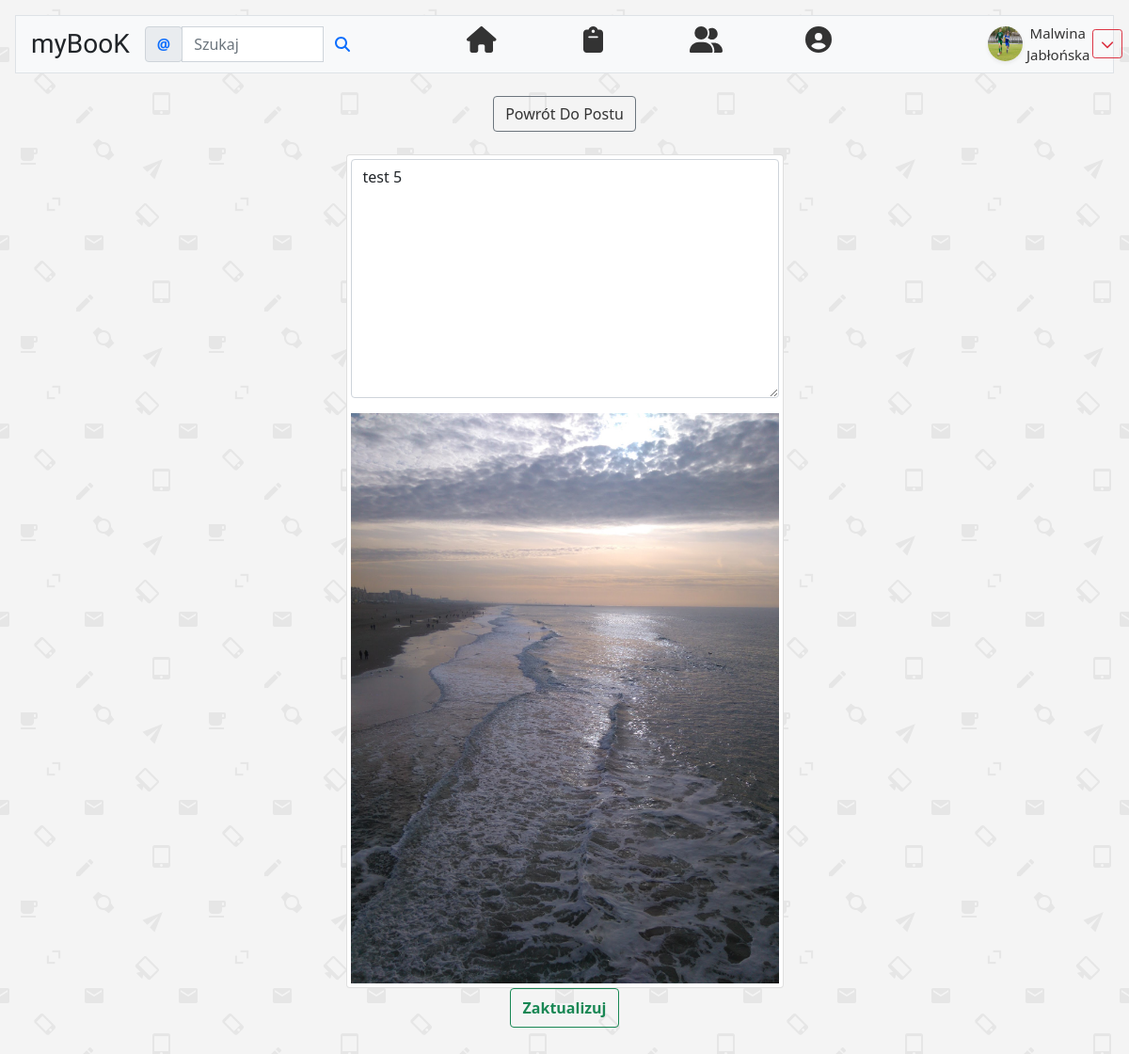
Screenshot of /feed/post/edycja/144 (signed in) with the database file from the repository.
### konto/models.py (models this page shows, shortened)
class Profile(models.Model):
    user = models.OneToOneField(settings.AUTH_USER_MODEL, primary_key=True, on_delete=models.CASCADE)
    biography = models.CharField(max_length=80, null=True, blank=True, verbose_name='O mnie')
    profileAvatar = models.ImageField(upload_to='profilePhoto', default='profilePhoto/default.jpg',
                                      blank=True, verbose_name='Zdjęcie Profilowe')
    birthDate = models.DateField(null=True, auto_now_add=False, auto_now=False, blank=True,
                                 verbose_name='Data urodzin')
    city = models.CharField(max_length=99, null=True, blank=True, verbose_name='Miejscowość')
    countryOrigin = CountryField(blank=True, null=True, verbose_name='Kraj pochodzenia')
    followers = models.ManyToManyField(User, blank=True, related_name='followers')
    github = models.URLField(null=True, blank=True, max_length=40)
    snapchat = models.CharField(null=True, blank=True, max_length=40)
    instagram = models.URLField(null=True, blank=True, max_length=40)
    facebook = models.URLField(null=True, blank=True, max_length=40)
    twitter = models.URLField(null=True, blank=True, max_length=40)

### feed/models.py (models this page shows, shortened)
class Post(models.Model):
    postAuthor = models.ForeignKey(User, default=None, blank=True, null=False, on_delete=models.CASCADE)
    postContent = models.TextField(verbose_name='', max_length=200)
    postDate = models.DateTimeField(default=timezone.now)
    postLikes = models.ManyToManyField(User, blank=True, related_name='postlikes')
    postImages = models.ImageField(null=True, blank=True, upload_to='images/%Y/%m/%d', verbose_name='')

### feed/views.py (the view, shortened to what this page needs)
# urls.py: path('post/edycja/<int:pk>', UpdatePostView.as_view(), name='update-post'),
@method_decorator(login_required, name='dispatch')
class UpdatePostView(UserPassesTestMixin, UpdateView):
    model = Post
    template_name = 'feed/updatePost.html'
    fields = ['postContent']
    def test_func(self):
        return self.request.user == self.get_object().postAuthor

### feed/templates/feed/updatePost.html (shortened to what this page needs)
{% extends "mainPage.html" %}
{% load crispy_forms_filters %}
{% load crispy_forms_tags %}
{% block content %}
    <div class="container ">
        <div class=" ">
            <a href="{% url 'feed:detail-post' object.pk %}" class=" btn btn-outline-secondary mt-2 ">
                Powrót Do Postu</a>
        </div>
        <div class="d-flex justify-content-center">
            <form class="   mt-4 col-md-5 " method="post">
                <div class="w-100">
                    <div class="card img-thumbnail">
                        {{ form|crispy }}
                        {% if post.postImages %}
                            <img src="{{ post.postImages.url }}" alt="img">
                        {% endif %}
                    </div>
                </div>
                <button type="submit" class="  btn btn-outline-success w-25  fw-bold  p-2 mb-3  rounded  ">
                    Zaktualizuj
                </button>
                <br/><br/>
            </form>
        </div>
    </div>
{% endblock %}

### konto/templates/mainPage.html (shortened to what this page needs)
{% load static %}
{% url 'feed:followers-posts' as home %}
{% url 'feed:new-posts' as news %}
{% url 'all_users' as people %}
{% url 'profile_edit' user.profile.pk as edit %}
{% url 'profile_edit' user.profile.pk as profEdit %}
{% url 'wyloguj'  as logout %}
{% url 'userProfile' user.profile.pk as profile %}
{% url 'userProfile' user.profile.pk as profiledropdown %}
<!doctype html>
<html lang="pl">
<head>
    <link href="https://cdn.jsdelivr.net/npm/bootstrap@5.0.0-beta1/dist/css/bootstrap.min.css" rel="stylesheet"
>
    <link rel="stylesheet" href="{% static 'css/all.min.css' %}">
    <link href="{% static "css/main.css" %}" rel="stylesheet">
    <link rel="stylesheet" href="//code.jquery.com/ui/1.12.1/themes/base/jquery-ui.css">
</head>
<body class="text-center" style="background-image: url('{% static "backgrounds/tlo01.png" %}' );">
{% if request.user.is_authenticated %}
    <nav class="nav nav-pills m-3  sticky-top border   bg-light navbar-expand-lg ">
    <a class="navbar-brand  text-dark mx-3 mt-2 " href="{% url 'feed:followers-posts' %}">
        <h3 class="chewy  text-decoration-none">
            myBooK
        </h3>
    </a>
    <nav class="navbar navbar-light bg-light   ">
        <form class="form-inline " method="get" action="{% url 'user_search' %}">
            <div class="input-group">
                <div class="input-group-prepend">
                    <span class="input-group-text align-content-center text-primary fw-bold" id="basic-addon1">@</span>
                </div>
                <input type="text" class="form-control" placeholder="Szukaj" aria-label="Username"
                       aria-describedby="basic-addon1" name="quest" value="{{ request.GET.quest }}">
                <button class="btn bg-transparent   "><i class="fas fa-search link-primary"></i>
                </button>
            </div>
        </form>
    </nav>
    <div class="collapse navbar-collapse " id="navbarSupportedContent">
    <div class=" justify-content-center  col-md-10">
        <div class="row">
            <ul class=" nav  nav-navbar  mx-2   col-md-11 justify-content-center  mb-lg-0  ">
                <li class="nav-item mx-2 col-md-2 test"  >
                    <a class="nav-link    {% if request.path == home %} active shadow  bg-secondary     {% endif %}"
                       href="{% url 'feed:followers-posts' %}">
                        <i class="fas fa-home h3 "></i>
                    </a>
                </li>
                <li class=" nav-item mx-2 col-md-2 ">
                    <a class="nav-link {% if request.path == news %} active shadow   bg-secondary {% endif %}"
                       href="{% url 'feed:new-posts' %}">
                        <i class="fas h3 fa-clipboard"></i>
                    </a>
                </li>
                <li class="nav-item  mx-2 col-md-2 ">
                    <a class="nav-link {% if request.path == people %} active shadow    bg-secondary {% endif %} "
                       data-toggle="tab"
                       href="{% url 'all_users' %}">
                        <i class="fas fa-user-friends h3"></i>
                    </a>
                </li>
                <li class="nav-item dropdown  col-md-2 mx-2">
                    <a class="nav-link  {% if request.path == profiledropdown %} active shadow   bg-secondary {% endif %}"
                       href="#"
                       role="button" data-bs-toggle="dropdown" aria-expanded="false">
                        <i class="fas fa-user-circle h3 "></i>
                    </a>
                </li>
            </ul>
        </div>
    </div>
{% endif %}
{% if request.user.is_authenticated %}
<img alt="userProfileImg" src="{{ user.profile.profileAvatar.url }}"
                                         class="rounded-circle shadow-sm " width="37px" height="37px"/>
    <a class="  fw-normal   col-md-1 link-primary bold mx-1 " href="{{ profile }}  ">
        {{ request.user.first_name }} {{ request.user.last_name }}
    </a>
    <div class="dropdown ">
        <button class=" btn  btn-sm btn-outline-danger   " data-bs-toggle="dropdown" aria-expanded="false">
            <i class="fas fa-chevron-down"></i>
        </button>
    </div>
    </div>
{% endif %}
</nav>
{% block content %}
{% endblock %}
</body>
</html>

### konto/static/css/main.css (style rules this page uses)
body { margin: 0; padding: 0; font-size: 15px; color: #212529; }
.chewy { font-family: 'Chewy', cursive; }
a:link { text-decoration: none; outline-color: #205067; color: #333333; }
li { list-style: none; }

### rows the page displays
Post: postContent "test 5", postImages (picture)

### other values shown
{{ request.user.first_name }} "Malwina"
{{ request.user.last_name }} "Jabłońska"
